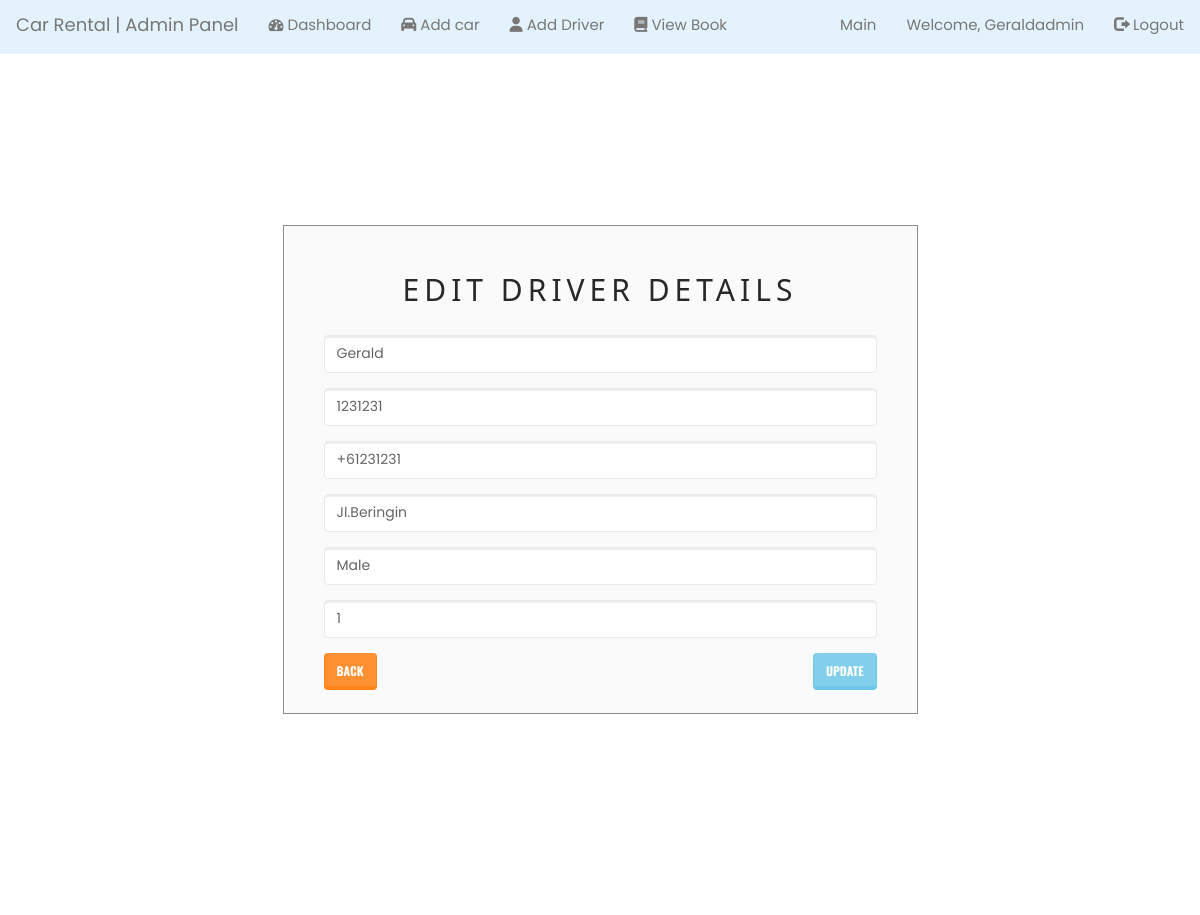
/editdriver.php?driver_id=2 (signed in), run on the app's committed database.
### tables this page shows
CREATE TABLE `driver` (
  `driver_id` int(255) NOT NULL,
  `driver_name` varchar(50) NOT NULL,
  `dl_number` varchar(50) NOT NULL,
  `driver_phone` varchar(15) NOT NULL,
  `driver_address` varchar(50) NOT NULL,
  `driver_gender` varchar(10) NOT NULL,
  `driver_availability` tinyint(1) DEFAULT 1
);

### editdriver.php (the view, shortened to what this page needs)
<?php
@include 'config.php';
?>
<head>
<link rel="stylesheet" href="assets/bootstrap/css/bootstrap.min.css">
<link rel="stylesheet" href="assets/fonts/font-awesome.min.css">
<link rel="stylesheet" href="assets/w3css/w3.css">
<link rel="stylesheet" type="text/css" href="assets/css/customerlogin.css">
<link rel="stylesheet" type="text/css" media="screen" href="assets/css/clientpage.css" />
	<link rel="stylesheet" href="css/font-awesome.min.css">
	<link rel="stylesheet" href="css/style.css">
	<link rel="stylesheet" href="https://maxcdn.bootstrapcdn.com/bootstrap/3.4.1/css/bootstrap.min.css">
  <link rel="stylesheet" href="https://maxcdn.bootstrapcdn.com/bootstrap/3.4.1/css/bootstrap.min.css">
    <link rel="stylesheet" href="assets/bootstrap/css/bootstrap.min.css">
    <link rel="stylesheet" href="assets/fonts/font-awesome.min.css">
    <link rel="stylesheet" href="assets/css/user.css">
    <link rel="stylesheet" href="assets/w3css/w3.css">
    <?php
    include ('navbar.php');
    $driver_id = $_GET['driver_id'];
    $data = mysqli_query($conn, "SELECT * FROM driver WHERE driver_id='$driver_id'");
    while ($display = mysqli_fetch_array($data)) {
		 $driver_name = $display['driver_name'];
		 $dl_number = $display['dl_number'];
		 $driver_phone = $display['driver_phone'];
		 $driver_address = $display['driver_address'];
     $driver_gender = $display['driver_gender'];
     $driver_availability = $display['driver_availability'];  }
    ?>
</head>
<div class="container" style="margin-top: 65px;" >
    <div class="col-md-7" style="float: none; margin: 0 auto;">
      <div class="form-area">
        <form role="form" action="editdriver.php" method="POST">
        <br style="clear: both">
          <h3 style="margin-bottom: 25px; text-align: center; font-size: 30px;"> Edit Driver Details </h3>
          <div class="form-group">
            <input type="text" class="form-control" id="driver_name" name="driver_name" placeholder="Driver Name " required autofocus="" value=<?php echo $driver_name;?>>
          </div>
          <div class="form-group">
            <input type="text" class="form-control" id="dl_number" name="dl_number" placeholder="Driving License Number" required value=<?php echo $dl_number;?>>
          </div>
          <div class="form-group">
            <input type="text" class="form-control" id="driver_phone" name="driver_phone" placeholder="Contact" required value=<?php echo $driver_phone;?>>
          </div>
          <div class="form-group">
            <input type="text" class="form-control" id="driver_address" name="driver_address" placeholder="Address" required value=<?php echo $driver_address;?>>
          </div>
          <div class="form-group">
            <input type="text" class="form-control" id="driver_gender" name="driver_gender" placeholder="Gender" required value=<?php echo $driver_gender;?>>
          </div>
          <div class="form-group">
            <input type="text" class="form-control" id="driver_availability" name="driver_availability" placeholder="1(True)/0(False)" required value=<?php echo $driver_availability; ?>>
          </div>
          <a class="btn btn-warning pull-left" href="admin_page.php"> Back</a>
           <button type="submit"  name="update" class="btn btn-info pull-right"> Update</button>
        </form>
      </div>
    </div>

### assets/w3css/w3.css (style rules this page uses)
*,*:before,*:after { box-sizing:inherit }
a { background-color:transparent;-webkit-text-decoration-skip:objects }
button,input,select,textarea { font:inherit;margin:0 }
button,input { overflow:visible }
button,select { text-transform:none }
button,html [type=button],[type=reset],[type=submit] { -webkit-appearance:button }
h3 { font-size:24px }
h1,h2,h3,h4,h5,h6 { font-family:"Segoe UI",Arial,sans-serif;font-weight:400;margin:10px 0 }
a { color:inherit }

### assets/css/clientpage.css (style rules this page uses)
.form-area { background-color: #FAFAFA; padding: 10px 40px 60px; margin: 10px 0px 60px; border: 1px solid GREY; opacity: 0.9; }

### css/style.css (style rules this page uses)
* { font-family: 'Poppins', sans-serif; margin: 0; padding: 0; box-sizing: border-box; outline: none; border: none; text-decoration: none; }
.container { min-height: 100vh; display: flex; align-items: center; justify-content: center; padding: 20px; padding-bottom: 60px; }
a { color: #37a6c4; }
.btn { font-family: 'Oswald', sans-serif; }
.btn { text-transform: none; }
* { margin: 0px; padding: 0px; box-sizing: border-box; font-family: 'Poppins', sans-serif; }
.container { width: 80%; display: block; margin: auto; padding-top: 100px; }

### data on the page
driver: driver_name "Gerald", dl_number "1231231", driver_phone "+61231231", driver_address "Jl.Beringin", driver_gender "Male", driver_availability "1"

### other printed values
$_SESSION['admin_name'] "Geraldadmin"
